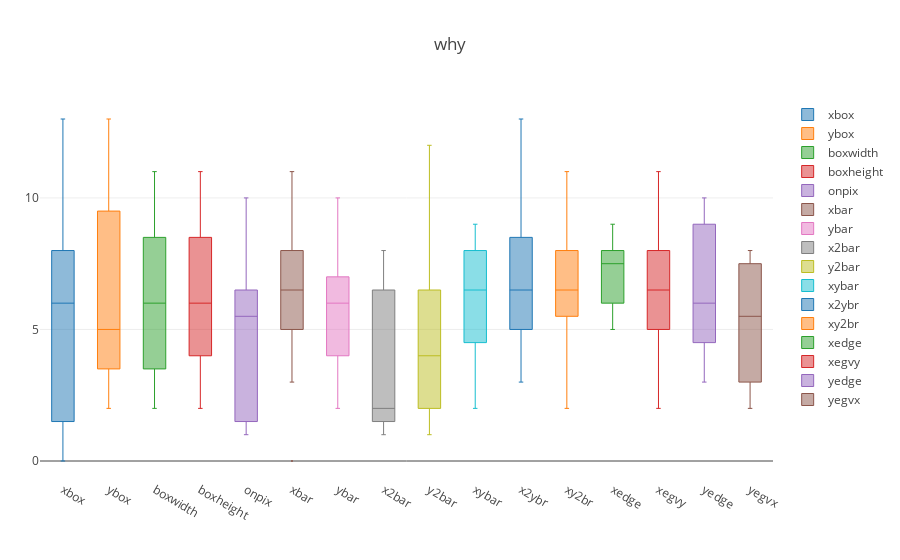

Notebook code for this chart:
### Code cell
import plotly.plotly as py
import plotly.graph_objs as go
from plotly.offline import download_plotlyjs, init_notebook_mode, plot, iplot

init_notebook_mode(connected=True)
x_data=names

traces = []

print zip(x_data,data)

for xd, yd in zip(x_data,data):
    traces.append(go.Box(y=yd,name=xd,whiskerwidth=.2,marker=dict(size=2,),line=dict(width=1),))

layout=go.Layout(
    title="why",yaxis=dict(autorange=True,showgrid=True,zeroline=True,dtick=5,),margin=dict(l=40,r=30,b=80,t=100),)

fig = go.Figure(data=traces,layout=layout)
iplot(fig)

print data

### Figure 1 — Plotly figure (JSON) as saved in the notebook; plotly's stock layout.template omitted (floating-point values rounded to 4 significant figures)
{"data": [{"line": {"width": 1}, "marker": {"size": 2}, "name": "xbox", "type": "box", "whiskerwidth": 0.2, "y": [2, 8, 3, 5, 1, 8, 13, 0, 6, 6, 10, 8, 0, 8, 0, 8]}, {"line": {"width": 1}, "marker": {"size": 2}, "name": "ybox", "type": "box", "whiskerwidth": 0.2, "y": [5, 12, 3, 7, 2, 10, 5, 5, 4, 13, 3, 9, 2, 8, 4, 10]}, {"line": {"width": 1}, "marker": {"size": 2}, "name": "boxwidth", "type": "box", "whiskerwidth": 0.2, "y": [4, 11, 6, 8, 6, 10, 6, 2, 6, 10, 3, 7, 3, 7, 3, 9]}, {"line": {"width": 1}, "marker": {"size": 2}, "name": "boxheight", "type": "box", "whiskerwidth": 0.2, "y": [7, 11, 6, 6, 3, 5, 9, 4, 6, 4, 4, 10, 6, 10, 2, 8]}, {"line": {"width": 1}, "marker": {"size": 2}, "name": "onpix", "type": "box", "whiskerwidth": 0.2, "y": [2, 1, 3, 1, 1, 8, 6, 6, 6, 6, 5, 9, 1, 7, 5, 10]}, {"line": {"width": 1}, "marker": {"size": 2}, "name": "xbar", "type": "box", "whiskerwidth": 0.2, "y": [4, 11, 5, 8, 3, 8, 8, 6, 9, 5, 6, 6, 0, 8, 9, 7]}, {"line": {"width": 1}, "marker": {"size": 2}, "name": "ybar", "type": "box", "whiskerwidth": 0.2, "y": [4, 2, 5, 4, 4, 8, 7, 6, 6, 7, 6, 6, 2, 8, 7, 10]}, {"line": {"width": 1}, "marker": {"size": 2}, "name": "x2bar", "type": "box", "whiskerwidth": 0.2, "y": [1, 1, 3, 2, 1, 8, 2, 2, 2, 8, 2, 8, 1, 6, 2, 7]}, {"line": {"width": 1}, "marker": {"size": 2}, "name": "y2bar", "type": "box", "whiskerwidth": 0.2, "y": [2, 2, 4, 4, 2, 10, 6, 2, 6, 12, 4, 8, 1, 6, 1, 7]}, {"line": {"width": 1}, "marker": {"size": 2}, "name": "xybar", "type": "box", "whiskerwidth": 0.2, "y": [3, 9, 5, 7, 4, 8, 7, 3, 8, 5, 6, 8, 2, 8, 6, 7]}, {"line": {"width": 1}, "marker": {"size": 2}, "name": "x2ybr", "type": "box", "whiskerwidth": 0.2, "y": [6, 13, 4, 7, 4, 6, 7, 6, 3, 10, 7, 9, 5, 9, 5, 8]}, {"line": {"width": 1}, "marker": {"size": 2}, "name": "xy2br", "type": "box", "whiskerwidth": 0.2, "y": [4, 9, 6, 7, 6, 7, 8, 6, 2, 6, 5, 11, 4, 8, 7, 8]}, {"line": {"width": 1}, "marker": {"size": 2}, "name": "xedge", "type": "box", "whiskerwidth": 0.2, "y": [6, 9, 8, 6, 9, 7, 8, 6, 5, 7, 5, 8, 8, 9, 8, 6]}, {"line": {"width": 1}, "marker": {"size": 2}, "name": "xegvy", "type": "box", "whiskerwidth": 0.2, "y": [5, 9, 5, 7, 6, 6, 11, 7, 3, 7, 3, 9, 2, 7, 5, 11]}, {"line": {"width": 1}, "marker": {"size": 2}, "name": "yedge", "type": "box", "whiskerwidth": 0.2, "y": [6, 9, 5, 4, 3, 10, 6, 3, 5, 10, 5, 7, 3, 9, 6, 9]}, {"line": {"width": 1}, "marker": {"size": 2}, "name": "yegvx", "type": "box", "whiskerwidth": 0.2, "y": [3, 4, 4, 3, 2, 8, 7, 7, 5, 7, 6, 8, 2, 8, 3, 8]}], "layout": {"margin": {"b": 80, "l": 40, "r": 30, "t": 100}, "title": "why", "yaxis": {"autorange": true, "dtick": 5, "showgrid": true, "zeroline": true}}}
